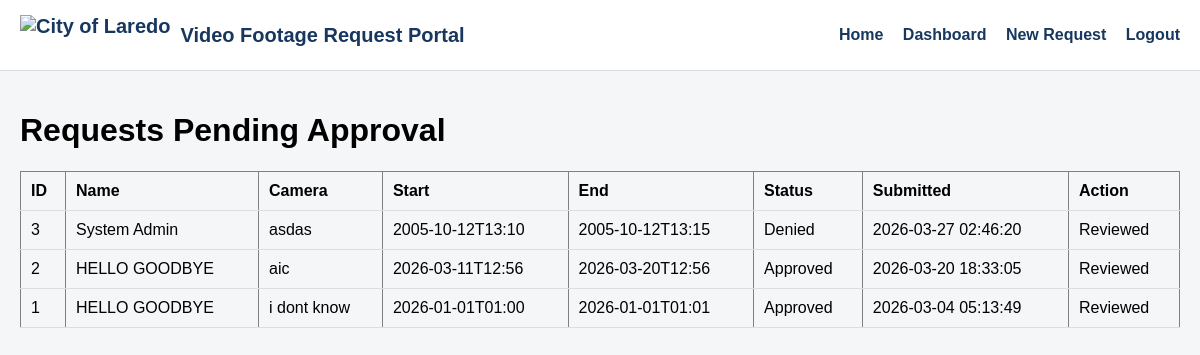
The page /director/dashboard (signed in) on the database as committed earlier.
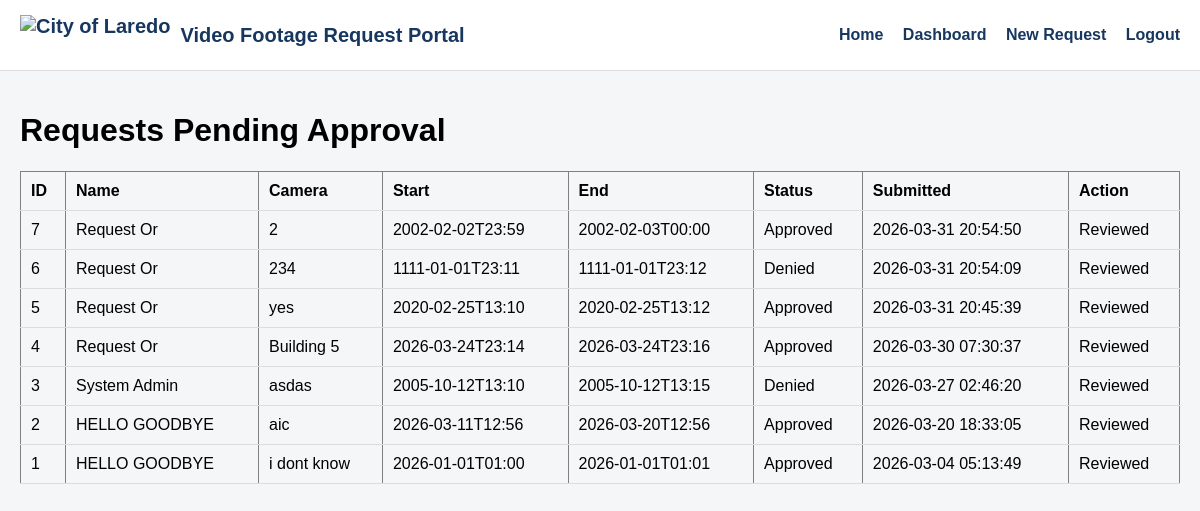
The same page on the database as committed later.
### tables this page shows
CREATE TABLE footage_requests (
  id INTEGER PRIMARY KEY AUTOINCREMENT,
  requestor_id INTEGER NOT NULL,
  camera_location TEXT NOT NULL,
  start_time TEXT NOT NULL,
  end_time   TEXT NOT NULL,
  reason TEXT NOT NULL,
  status TEXT NOT NULL DEFAULT 'Pending'
    CHECK (status IN ('Pending','Approved','Denied','Completed')),
  director_id INTEGER,
  director_comment TEXT,
  decided_at TEXT,
  tech_id INTEGER,
  completed_at TEXT,
  footage_path TEXT,
  submitted_at TEXT NOT NULL DEFAULT (datetime('now')),
  updated_at TEXT NOT NULL DEFAULT (datetime('now')),
  FOREIGN KEY (requestor_id) REFERENCES users(id),
  FOREIGN KEY (director_id)  REFERENCES users(id),
  FOREIGN KEY (tech_id)      REFERENCES users(id)
);

CREATE TABLE users (
  id INTEGER PRIMARY KEY AUTOINCREMENT,
  first_name TEXT NOT NULL,
  last_name  TEXT NOT NULL,
  email      TEXT NOT NULL UNIQUE,
  password_hash TEXT NOT NULL,
  role TEXT NOT NULL CHECK (role IN ('requestor','director','tech','admin')),
  department TEXT,
  is_active INTEGER NOT NULL DEFAULT 1,
  created_at TEXT NOT NULL DEFAULT (datetime('now')),
  updated_at TEXT NOT NULL DEFAULT (datetime('now'))
);

### app.py (the view)
    @app.route("/director/dashboard")
    @login_required
    @role_required("director", "admin")
    def director_dashboard():
        db = get_db()
        rows = db.execute(
            """

            SELECT
                fr.id,
                fr.camera_location,
                fr.start_time,
                fr.end_time,
                fr.status,
                fr.director_comment,
                fr.submitted_at,
                u.first_name,
                u.last_name
            FROM footage_requests fr
            JOIN users u ON fr.requestor_id = u.id
            ORDER BY fr.submitted_at DESC
            """
        ).fetchall()
        return render_template("director_dashboard.html", requests=rows)

### auth.py (called while the page is built)
def login_required(view):
    @wraps(view)
    def wrapped(*args, **kwargs):
        if session.get("user_id") is None:
            return redirect(url_for("login"))
        return view(*args, **kwargs)
    return wrapped

def role_required(*roles):
    def decorator(view):
        @wraps(view)
        def wrapped(*args, **kwargs):
            if session.get("user_id") is None:
                return redirect(url_for("login"))
            if session.get("role") not in roles:
                flash("You do not have permission to access that page.", "error")
                log_action("ACCESS_DENIED")
                return redirect(url_for("dashboard"))
            return view(*args, **kwargs)
        return wrapped
    return decorator

### db.py (called while the page is built)
def get_db():
    if "db" not in g:
        g.db = sqlite3.connect(current_app.config["DATABASE"])
        g.db.row_factory = sqlite3.Row
        g.db.execute("PRAGMA foreign_keys = ON;")
    return g.db

### templates/director_dashboard.html (shortened to what this page needs)
{% extends "base.html" %}
{% block content %}
  <h1>Requests Pending Approval</h1>
  {% if requests %}
    <table border="1" cellpadding="6">
      <tr>
        <th>ID</th>
        <th>Name</th>
        <th>Camera</th>
        <th>Start</th>
        <th>End</th>
        <th>Status</th>
        <th>Submitted</th>
        <th>Action</th>
      </tr>
      {% for r in requests %}
      <tr>
        <td>{{ r["id"] }}</td>
        <td>{{ r["first_name"] }} {{ r["last_name"] }}</td>
        <td>{{ r["camera_location"] }}</td>
        <td>{{ r["start_time"] }}</td>
        <td>{{ r["end_time"] }}</td>
        <td>
          <span class="status-{{ r['status']|lower }}">
            {{ r["status"] }}
          </span>
        </td>
        <td>{{ r["submitted_at"] }}</td>
        <td>
          {% if r["status"] == "Pending" %}
            <form method="post" action="{{ url_for('update_request_status', request_id=r['id']) }}" class="decision-form">
              <input type="hidden" name="action" value="">
              <input type="hidden" name="director_comment" value="">
              <button type="button" onclick="handleDecision(this.form, 'approve')">
                Approve
              </button>
              <button type="button" onclick="handleDecision(this.form, 'decline')">
                Deny
              </button>
            </form>
          {% else %}
            <span>Reviewed</span>
          {% endif %}
        </td>
      </tr>
      {% endfor %}
    </table>
  {% else %}
    <p>No requests yet.</p>
  {% endif %}
{% endblock %}

### templates/base.html (shortened to what this page needs)
<!DOCTYPE html>
<html lang="en">
<head>
</head>
<body>
    <div class="header">
        <div class="brand" style="display:flex; align-items:center; gap:10px;">
            <img src="{{ url_for('static', filename='img/uml01.png') }}" alt="City of Laredo" style="height:40px;">
            <span>Video Footage Request Portal</span>
        </div>
        <div class="nav">
            <a href="/">Home</a>
            <a href="{{ url_for('requestor_dashboard') }}">Dashboard</a>
            <a href="{{ url_for('new_request') }}">New Request</a>
            <a href="{{ url_for('logout') }}">Logout</a>
        </div>
    </div>
    <div class="container">
        {% block content %}{% endblock %}
    </div>
</body>
</html>

### templates/base.html (style rules this page uses)
body { margin: 0; font-family: Arial, sans-serif; background: #f4f6f8; }
.header { background: white; padding: 15px 20px; display: flex; justify-content: space-between; align-items: center; border-bottom: 1px solid #ddd; }
.brand { font-weight: bold; color: #17375e; font-size: 20px; }
.nav a { margin-left: 15px; text-decoration: none; color: #17375e; font-weight: bold; }
.container { padding: 20px; }
table { width: 100%; border-collapse: collapse; }
th, td { padding: 10px; border-bottom: 1px solid #ddd; text-align: left; }

Rows that differ between the two databases and show on the page:
added footage_requests: id "7", first_name "Request", last_name "Or", camera_location "2", start_time "2002-02-02T23:59", end_time "2002-02-03T00:00", status "Approved", submitted_at "2026-03-31 20:54:50", shows "Reviewed"
added footage_requests: id "6", first_name "Request", last_name "Or", camera_location "234", start_time "1111-01-01T23:11", end_time "1111-01-01T23:12", status "Denied", submitted_at "2026-03-31 20:54:09", shows "Reviewed"
added footage_requests: id "5", first_name "Request", last_name "Or", camera_location "yes", start_time "2020-02-25T13:10", end_time "2020-02-25T13:12", status "Approved", submitted_at "2026-03-31 20:45:39", shows "Reviewed"
added footage_requests: id "4", first_name "Request", last_name "Or", camera_location "Building 5", start_time "2026-03-24T23:14", end_time "2026-03-24T23:16", status "Approved", submitted_at "2026-03-30 07:30:37", shows "Reviewed"
